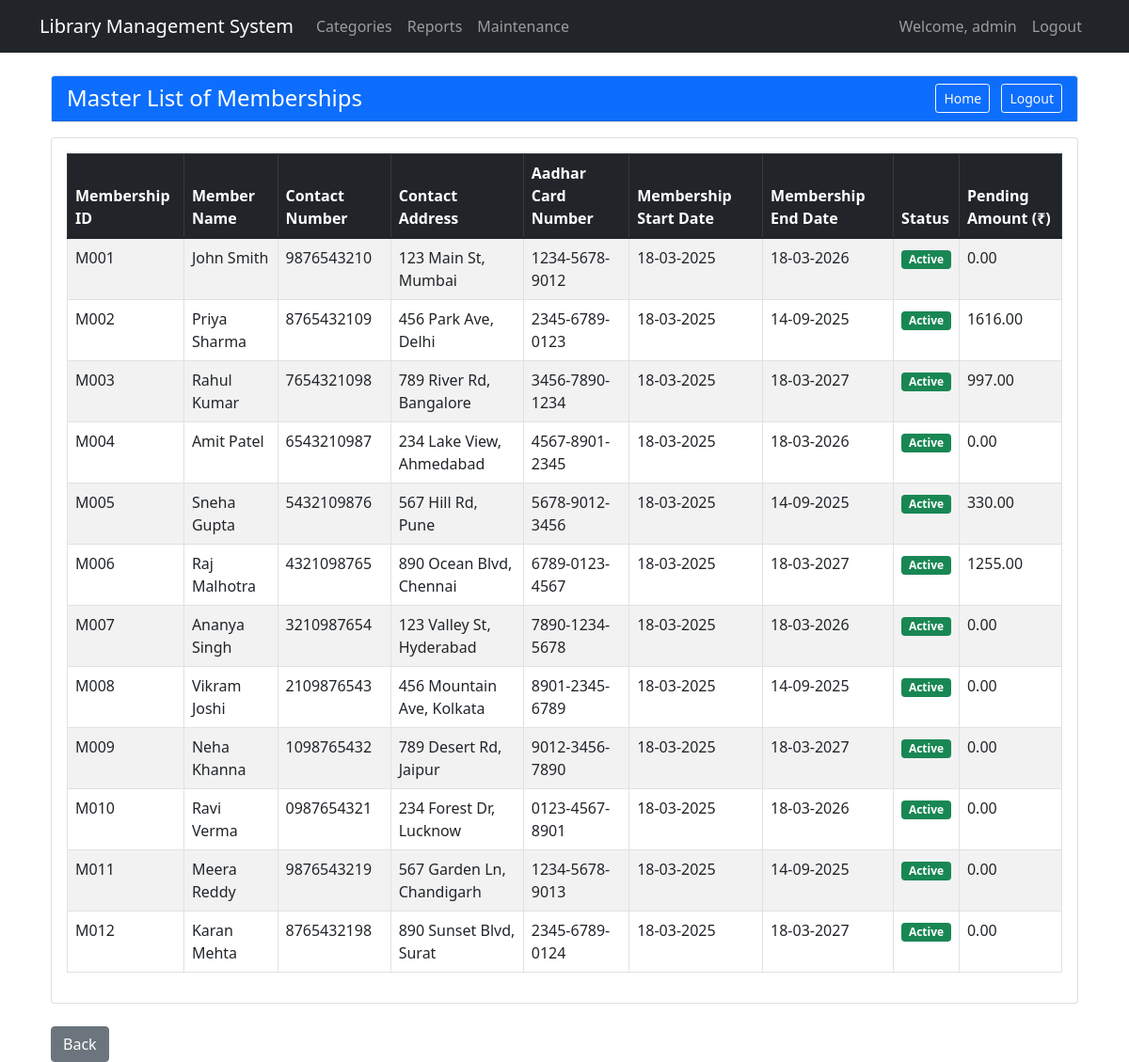
The app's page /membership_report (signed in) with its own data.
### models.py (models this page shows)
class Membership(db.Model):
    id = db.Column(db.Integer, primary_key=True)
    membership_number = db.Column(db.String(50), unique=True, nullable=False)
    name = db.Column(db.String(100), nullable=False)
    address = db.Column(db.String(200), nullable=False)
    phone = db.Column(db.String(20), nullable=False)
    email = db.Column(db.String(100), nullable=False)
    aadhar_card_number = db.Column(db.String(20), nullable=True)
    membership_type = db.Column(db.String(20), nullable=False)  # '6 months', '1 year', '2 years'
    start_date = db.Column(db.DateTime, nullable=False, default=datetime.now)
    end_date = db.Column(db.DateTime, nullable=False)
    status = db.Column(db.String(20), nullable=False, default='active')  # 'active', 'expired', 'cancelled'
    pending_amount = db.Column(db.Float, default=0.0)

### app.py (the view)
@app.route('/membership_report')
def membership_report():
    if 'user_id' not in session:
        return redirect(url_for('login'))
    memberships = Membership.query.all()
    return render_template('membership_report.html', memberships=memberships)

### templates/membership_report.html
{% extends "base.html" %}
{% block content %}
<div class="container-fluid">
    <div class="row mb-3">
        <div class="col-12">
            <div class="card">
                <div class="card-header bg-primary text-white">
                    <div class="d-flex justify-content-between align-items-center">
                        <span class="h4 mb-0">Master List of Memberships</span>
                        <div>
                            <a href="{{ url_for('reports') }}" class="btn btn-sm btn-outline-light me-2">Home</a>
                            <a href="{{ url_for('logout') }}" class="btn btn-sm btn-outline-light">Logout</a>
                        </div>
                    </div>
                </div>
            </div>
        </div>
    </div>
    <div class="row">
        <div class="col-md-12">
            <div class="card">
                <div class="card-body">
                    <div class="table-responsive">
                        <table class="table table-striped table-bordered">
                            <thead class="table-dark">
                                <tr>
                                    <th>Membership ID</th>
                                    <th>Member Name</th>
                                    <th>Contact Number</th>
                                    <th>Contact Address</th>
                                    <th>Aadhar Card Number</th>
                                    <th>Membership Start Date</th>
                                    <th>Membership End Date</th>
                                    <th>Status</th>
                                    <th>Pending Amount (₹)</th>
                                </tr>
                            </thead>
                            <tbody>
                                {% for membership in memberships %}
                                <tr>
                                    <td>{{ membership.membership_number }}</td>
                                    <td>{{ membership.name }}</td>
                                    <td>{{ membership.phone }}</td>
                                    <td>{{ membership.address }}</td>
                                    <td>{% if membership.aadhar_card_number %}{{ membership.aadhar_card_number }}{% else %}--{% endif %}</td>
                                    <td>{{ membership.start_date.strftime('%d-%m-%Y') }}</td>
                                    <td>{{ membership.end_date.strftime('%d-%m-%Y') }}</td>
                                    <td>
                                        {% if membership.status == 'active' %}
                                            <span class="badge bg-success">Active</span>
                                        {% elif membership.status == 'expired' %}
                                            <span class="badge bg-warning">Expired</span>
                                        {% elif membership.status == 'cancelled' %}
                                            <span class="badge bg-danger">Cancelled</span>
                                        {% else %}
                                            {{ membership.status }}
                                        {% endif %}
                                    </td>
                                    <td>{% if membership.pending_amount > 0 %}{{ "%.2f"|format(membership.pending_amount) }}{% else %}0.00{% endif %}</td>
                                </tr>
                                {% endfor %}
                            </tbody>
                        </table>
                    </div>
                </div>
            </div>
        </div>
    </div>
    <div class="row mt-4">
        <div class="col-md-12">
            <a href="{{ url_for('reports') }}" class="btn btn-secondary">Back</a>
        </div>
    </div>
</div>
{% endblock %}

### records on screen
Membership: membership_number "M001", name "John Smith", phone "9876543210", address "123 Main St, Mumbai", aadhar_card_number "1234-5678-9012", start_date "18-03-2025", end_date "18-03-2026", status "Active", pending_amount "0.00"
Membership: membership_number "M002", name "Priya Sharma", phone "8765432109", address "456 Park Ave, Delhi", aadhar_card_number "2345-6789-0123", start_date "18-03-2025", end_date "14-09-2025", status "Active", pending_amount "1616.00"
Membership: membership_number "M003", name "Rahul Kumar", phone "7654321098", address "789 River Rd, Bangalore", aadhar_card_number "3456-7890-1234", start_date "18-03-2025", end_date "18-03-2027", status "Active", pending_amount "997.00"
Membership: membership_number "M004", name "Amit Patel", phone "6543210987", address "234 Lake View, Ahmedabad", aadhar_card_number "4567-8901-2345", start_date "18-03-2025", end_date "18-03-2026", status "Active", pending_amount "0.00"
Membership: membership_number "M005", name "Sneha Gupta", phone "5432109876", address "567 Hill Rd, Pune", aadhar_card_number "5678-9012-3456", start_date "18-03-2025", end_date "14-09-2025", status "Active", pending_amount "330.00"
Membership: membership_number "M006", name "Raj Malhotra", phone "4321098765", address "890 Ocean Blvd, Chennai", aadhar_card_number "6789-0123-4567", start_date "18-03-2025", end_date "18-03-2027", status "Active", pending_amount "1255.00"
Membership: membership_number "M007", name "Ananya Singh", phone "3210987654", address "123 Valley St, Hyderabad", aadhar_card_number "7890-1234-5678", start_date "18-03-2025", end_date "18-03-2026", status "Active", pending_amount "0.00"
Membership: membership_number "M008", name "Vikram Joshi", phone "2109876543", address "456 Mountain Ave, Kolkata", aadhar_card_number "8901-2345-6789", start_date "18-03-2025", end_date "14-09-2025", status "Active", pending_amount "0.00"
Membership: membership_number "M009", name "Neha Khanna", phone "1098765432", address "789 Desert Rd, Jaipur", aadhar_card_number "9012-3456-7890", start_date "18-03-2025", end_date "18-03-2027", status "Active", pending_amount "0.00"
Membership: membership_number "M010", name "Ravi Verma", phone "0987654321", address "234 Forest Dr, Lucknow", aadhar_card_number "0123-4567-8901", start_date "18-03-2025", end_date "18-03-2026", status "Active", pending_amount "0.00"
Membership: membership_number "M011", name "Meera Reddy", phone "9876543219", address "567 Garden Ln, Chandigarh", aadhar_card_number "1234-5678-9013", start_date "18-03-2025", end_date "14-09-2025", status "Active", pending_amount "0.00"
Membership: membership_number "M012", name "Karan Mehta", phone "8765432198", address "890 Sunset Blvd, Surat", aadhar_card_number "2345-6789-0124", start_date "18-03-2025", end_date "18-03-2027", status "Active", pending_amount "0.00"

### other values on screen
{{ session['username'] }} "admin"
